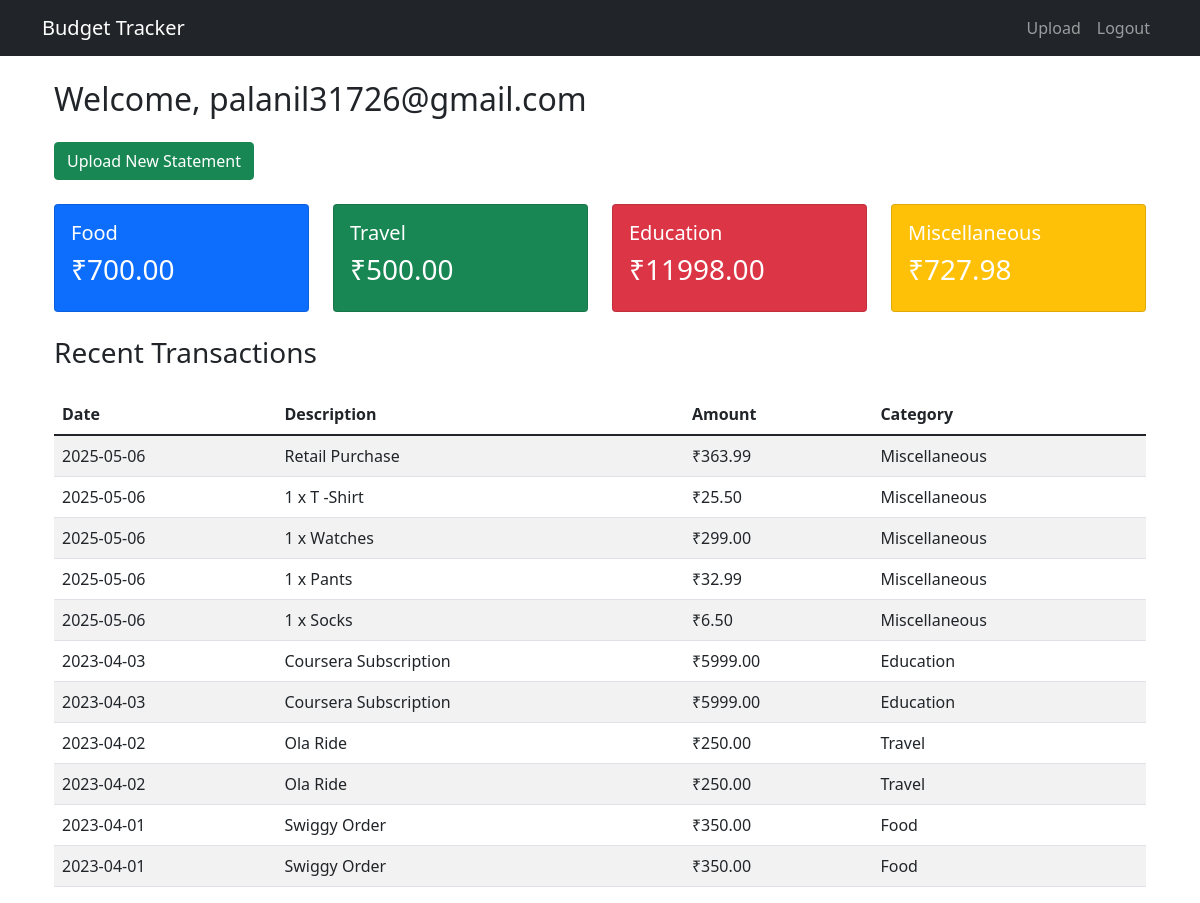
Page /dashboard (signed in) on the committed database.
### app.py (models this page shows)
class User(UserMixin, db.Model):
    id = db.Column(db.Integer, primary_key=True)
    email = db.Column(db.String(100), unique=True)
    password = db.Column(db.String(100))
    transactions = db.relationship('Transaction', backref='user', lazy=True)

class Transaction(db.Model):
    id = db.Column(db.Integer, primary_key=True)
    user_id = db.Column(db.Integer, db.ForeignKey('user.id'), nullable=False)
    filename = db.Column(db.String(100))
    date = db.Column(db.String(20))
    description = db.Column(db.String(200))
    amount = db.Column(db.Float)
    category = db.Column(db.String(50))
    timestamp = db.Column(db.DateTime, default=datetime.utcnow)

### app.py (the view)
@app.route('/dashboard')
@login_required
def dashboard():
    categories = ['Food', 'Travel', 'Education', 'Miscellaneous']
    totals = {}
    for category in categories:
        totals[category] = db.session.query(db.func.sum(Transaction.amount)).\
            filter(Transaction.user_id == current_user.id,
                   Transaction.category == category).scalar() or 0.0
    transactions = Transaction.query.filter_by(user_id=current_user.id).order_by(Transaction.date.desc()).all()
    return render_template('dashboard.html', totals=totals, transactions=transactions)

### app.py (called while the page is built)
@login_manager.user_loader
def load_user(user_id):
    return User.query.get(int(user_id))

### templates/dashboard.html
{% extends "base.html" %}
{% block content %}
<div class="container">
    <h2 class="my-4">Welcome, {{ current_user.email }}</h2>
    <div class="row mb-4">
        <div class="col-md-3">
            <a href="{{ url_for('upload') }}" class="btn btn-success">Upload New Statement</a>
        </div>
    </div>
    <div class="row mb-4">
        <div class="col-md-3">
            <div class="card text-white bg-primary">
                <div class="card-body">
                    <h5>Food</h5>
                    <h3>₹{{ "%.2f"|format(totals.Food) }}</h3>
                </div>
            </div>
        </div>
        <div class="col-md-3">
            <div class="card text-white bg-success">
                <div class="card-body">
                    <h5>Travel</h5>
                    <h3>₹{{ "%.2f"|format(totals.Travel) }}</h3>
                </div>
            </div>
        </div>
        <div class="col-md-3">
            <div class="card text-white bg-danger">
                <div class="card-body">
                    <h5>Education</h5>
                    <h3>₹{{ "%.2f"|format(totals.Education) }}</h3>
                </div>
            </div>
        </div>
        <div class="col-md-3">
            <div class="card text-white bg-warning">
                <div class="card-body">
                    <h5>Miscellaneous</h5>
                    <h3>₹{{ "%.2f"|format(totals.Miscellaneous) }}</h3>
                </div>
            </div>
        </div>
    </div>
    <h3 class="my-4">Recent Transactions</h3>
    <table class="table table-striped">
        <thead>
            <tr>
                <th>Date</th>
                <th>Description</th>
                <th>Amount</th>
                <th>Category</th>
            </tr>
        </thead>
        <tbody>
            {% for transaction in transactions %}
            <tr>
                <td>{{ transaction.date }}</td>
                <td>{{ transaction.description }}</td>
                <td>₹{{ "%.2f"|format(transaction.amount) }}</td>
                <td>{{ transaction.category }}</td>
            </tr>
            {% endfor %}
        </tbody>
    </table>
</div>
{% endblock %}

### templates/base.html (shortened to what this page needs)
<!DOCTYPE html>
<html>
<head>
    <link href="https://cdn.jsdelivr.net/npm/bootstrap@5.1.3/dist/css/bootstrap.min.css" rel="stylesheet">
</head>
<body>
    <nav class="navbar navbar-expand-lg navbar-dark bg-dark">
        <div class="container">
            <a class="navbar-brand" href="{{ url_for('dashboard') }}">Budget Tracker</a>
            <div class="navbar-nav">
                {% if current_user.is_authenticated %}
                    <a class="nav-item nav-link" href="{{ url_for('upload') }}">Upload</a>
                    <a class="nav-item nav-link" href="{{ url_for('logout') }}">Logout</a>
                {% else %}
                    <a class="nav-item nav-link" href="{{ url_for('login') }}">Login</a>
                    <a class="nav-item nav-link" href="{{ url_for('signup') }}">Sign Up</a>
                {% endif %}
            </div>
        </div>
    </nav>
    <div class="container mt-4">
        {% block content %}{% endblock %}
    </div>
</body>
</html>

### rows in the picture
User: email "palanil31726@gmail.com"
Transaction: amount "363.99"
Transaction: amount "25.50"
Transaction: amount "299.00"
Transaction: amount "32.99"
Transaction: amount "6.50"
Transaction: amount "5999.00"
Transaction: amount "5999.00"
Transaction: amount "250.00"
Transaction: amount "250.00"
Transaction: amount "350.00"
Transaction: amount "350.00"

### other values in the picture
{{ "%.2f"|format(totals.Food) }} "700.00"
{{ "%.2f"|format(totals.Travel) }} "500.00"
{{ "%.2f"|format(totals.Education) }} "11998.00"
{{ "%.2f"|format(totals.Miscellaneous) }} "727.98"
